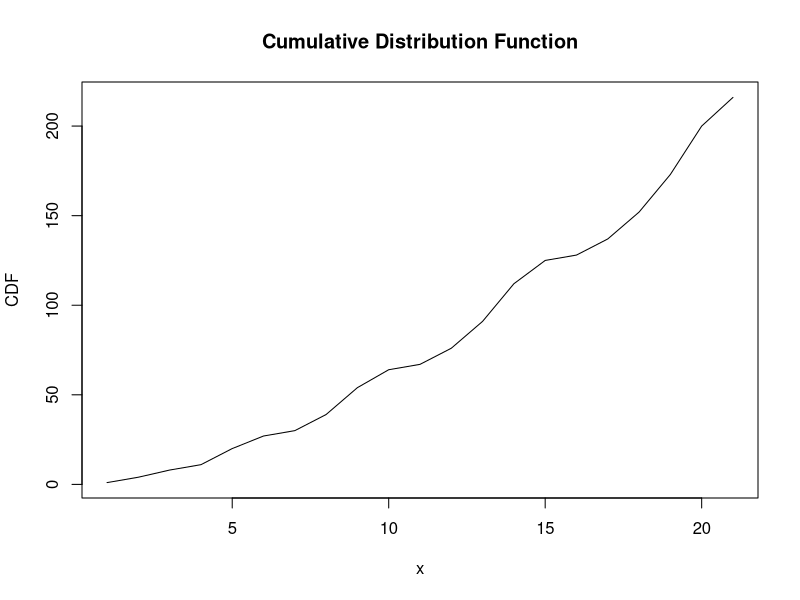

The R script that drew this image:
y <- c(1, 3, 4, 3, 9, 7, 3, 9, 15, 10, 3, 9, 15, 21, 13, 3, 9, 15, 21, 27, 16)
plot(cumsum(y), type = "l", xlab = "x", ylab = "CDF", main = "Cumulative Distribution Function")
